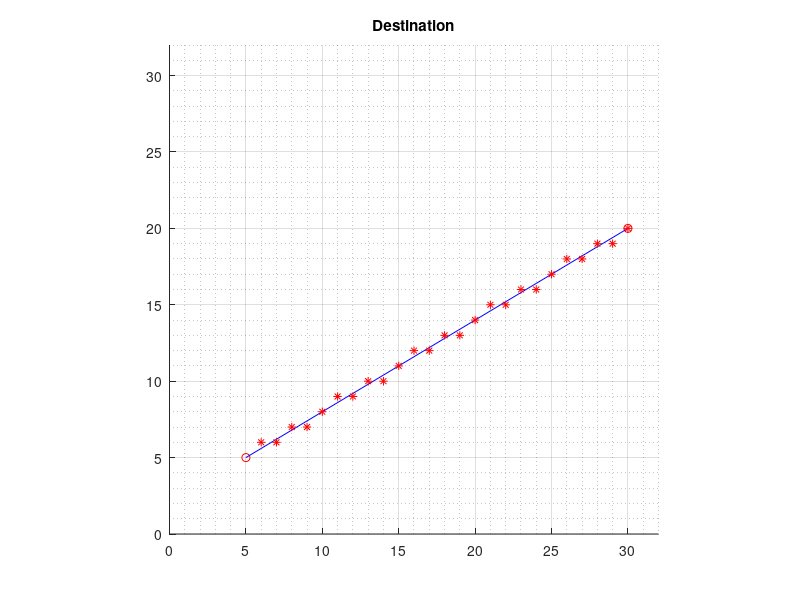

Source code (MATLAB):
function compare_velo
clear all;
close all;
format compact;

x = [5,30];
y = [5,20];
sample = length(x);

deltaX=x(2)-x(1);
deltaY=y(2)-y(1);
deltaX=abs(deltaX*2);
deltaY=abs(deltaY*2);

FigHandle = figure;
set(FigHandle, 'Position', [100, 100, 600, 600]);

subplot(111);
axis equal;
title('Destination');
xlim([0,32]);
ylim([0,32]);
hold on;
grid on;
grid minor;



for idx=1:sample
    subplot(1,1,1);
    plot(x(idx),y(idx),'ro');
    plot(x(1:idx),y(1:idx),'b-');
 
    drawnow();
end


if(deltaX>deltaY)
 D = deltaY - deltaX / 2; %initial value
 nextX=x(1);
 nextY=y(1);
 while (nextX ~= x(2)) 
%           fraction>=0????Q(a+i+1,b+j+1)???
%           ????nextX,nextY???+1
            if (D >= 0) 
                nextY = nextY + 1;      %y?1????
                D = D - deltaX;  %fraction?deltaX??            
            end
%           fraction<0????P(a+i+1,b+j)???
%           ????nextX??+1
            nextX = nextX + 1;      %// x?1????
            D = D + deltaY;  %// fraction?deltaY???

            subplot(1,1,1);
            plot(nextX, nextY,'r*');
            drawnow();
            pause(0.02);
 end

end